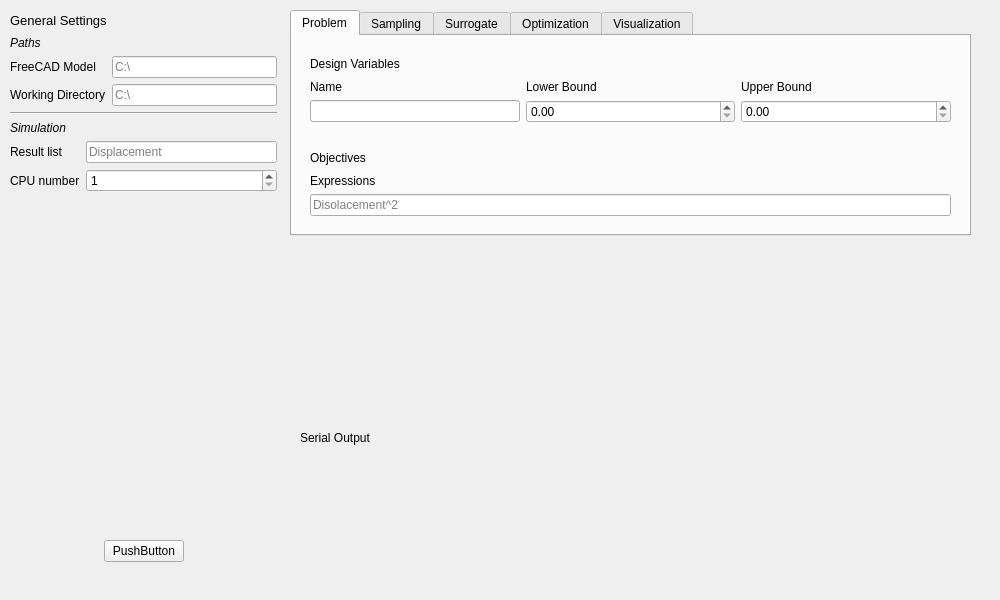
<?xml version="1.0" encoding="UTF-8"?>
<ui version="4.0">
 <class>TheEng_MainWindow</class>
 <widget class="QMainWindow" name="TheEng_MainWindow">
  <property name="geometry">
   <rect>
    <x>0</x>
    <y>0</y>
    <width>1000</width>
    <height>600</height>
   </rect>
  </property>
  <property name="windowTitle">
   <string>MainWindow</string>
  </property>
  <widget class="QWidget" name="centralwidget">
   <widget class="QWidget" name="sidebarWidget" native="true">
    <property name="geometry">
     <rect>
      <x>10</x>
      <y>10</y>
      <width>267</width>
      <height>552</height>
     </rect>
    </property>
    <layout class="QHBoxLayout" name="horizontalLayout_2">
     <item>
      <layout class="QVBoxLayout" name="verticalLayout">
       <item>
        <layout class="QHBoxLayout" name="horizontalLayout">
         <item>
          <widget class="QLabel" name="label">
           <property name="font">
            <font>
             <pointsize>10</pointsize>
             <weight>50</weight>
             <bold>false</bold>
            </font>
           </property>
           <property name="text">
            <string>General Settings</string>
           </property>
          </widget>
         </item>
         <item>
          <spacer name="horizontalSpacer_2">
           <property name="orientation">
            <enum>Qt::Horizontal</enum>
           </property>
           <property name="sizeHint" stdset="0">
            <size>
             <width>40</width>
             <height>20</height>
            </size>
           </property>
          </spacer>
         </item>
        </layout>
       </item>
       <item>
        <widget class="QLabel" name="pathLabel">
         <property name="font">
          <font>
           <weight>50</weight>
           <italic>true</italic>
           <bold>false</bold>
          </font>
         </property>
         <property name="text">
          <string>Paths</string>
         </property>
        </widget>
       </item>
       <item>
        <layout class="QFormLayout" name="formLayout">
         <item row="0" column="0">
          <widget class="QLabel" name="fcLabel">
           <property name="text">
            <string>FreeCAD Model</string>
           </property>
          </widget>
         </item>
         <item row="0" column="1">
          <widget class="QLineEdit" name="fcLineEdit">
           <property name="placeholderText">
            <string>C:\</string>
           </property>
          </widget>
         </item>
         <item row="1" column="0">
          <widget class="QLabel" name="wdLabel">
           <property name="text">
            <string>Working Directory</string>
           </property>
          </widget>
         </item>
         <item row="1" column="1">
          <widget class="QLineEdit" name="wdLineEdit">
           <property name="text">
            <string/>
           </property>
           <property name="placeholderText">
            <string>C:\</string>
           </property>
          </widget>
         </item>
        </layout>
       </item>
       <item>
        <widget class="Line" name="line">
         <property name="orientation">
          <enum>Qt::Horizontal</enum>
         </property>
        </widget>
       </item>
       <item>
        <widget class="QLabel" name="simulationLabel">
         <property name="font">
          <font>
           <weight>50</weight>
           <italic>true</italic>
           <bold>false</bold>
          </font>
         </property>
         <property name="text">
          <string>Simulation</string>
         </property>
        </widget>
       </item>
       <item>
        <layout class="QFormLayout" name="formLayout_2">
         <item row="0" column="0">
          <widget class="QLabel" name="resultLabel">
           <property name="text">
            <string>Result list</string>
           </property>
          </widget>
         </item>
         <item row="0" column="1">
          <widget class="QLineEdit" name="resultLineEdit">
           <property name="placeholderText">
            <string>Displacement</string>
           </property>
          </widget>
         </item>
         <item row="1" column="0">
          <widget class="QLabel" name="cpuLabel">
           <property name="text">
            <string>CPU number</string>
           </property>
          </widget>
         </item>
         <item row="1" column="1">
          <widget class="QSpinBox" name="cpuSpinBox">
           <property name="minimum">
            <number>1</number>
           </property>
          </widget>
         </item>
        </layout>
       </item>
       <item>
        <spacer name="verticalSpacer">
         <property name="orientation">
          <enum>Qt::Vertical</enum>
         </property>
         <property name="sizeHint" stdset="0">
          <size>
           <width>20</width>
           <height>298</height>
          </size>
         </property>
        </spacer>
       </item>
       <item>
        <layout class="QHBoxLayout" name="runLayuot">
         <item>
          <spacer name="horizontalSpacer">
           <property name="orientation">
            <enum>Qt::Horizontal</enum>
           </property>
           <property name="sizeHint" stdset="0">
            <size>
             <width>40</width>
             <height>20</height>
            </size>
           </property>
          </spacer>
         </item>
         <item>
          <widget class="QPushButton" name="runButton">
           <property name="text">
            <string>PushButton</string>
           </property>
          </widget>
         </item>
         <item>
          <spacer name="horizontalSpacer_3">
           <property name="orientation">
            <enum>Qt::Horizontal</enum>
           </property>
           <property name="sizeHint" stdset="0">
            <size>
             <width>40</width>
             <height>20</height>
            </size>
           </property>
          </spacer>
         </item>
        </layout>
       </item>
      </layout>
     </item>
    </layout>
   </widget>
   <widget class="QTabWidget" name="tabWidget">
    <property name="geometry">
     <rect>
      <x>290</x>
      <y>10</y>
      <width>681</width>
      <height>226</height>
     </rect>
    </property>
    <property name="tabPosition">
     <enum>QTabWidget::North</enum>
    </property>
    <property name="currentIndex">
     <number>0</number>
    </property>
    <widget class="QWidget" name="problem_tab">
     <attribute name="title">
      <string>Problem</string>
     </attribute>
     <layout class="QVBoxLayout" name="verticalLayout_5">
      <item>
       <widget class="QWidget" name="design_variablesWidget" native="true">
        <layout class="QVBoxLayout" name="verticalLayout_3">
         <item>
          <widget class="QLabel" name="label_4">
           <property name="text">
            <string>Design Variables</string>
           </property>
          </widget>
         </item>
         <item>
          <layout class="QGridLayout" name="gridLayout" rowstretch="0,0" columnstretch="1,1,1" rowminimumheight="0,0">
           <item row="0" column="0">
            <widget class="QLabel" name="label_3">
             <property name="text">
              <string>Name</string>
             </property>
            </widget>
           </item>
           <item row="0" column="1">
            <widget class="QLabel" name="label_5">
             <property name="text">
              <string>Lower Bound</string>
             </property>
            </widget>
           </item>
           <item row="0" column="2">
            <widget class="QLabel" name="label_6">
             <property name="text">
              <string>Upper Bound</string>
             </property>
            </widget>
           </item>
           <item row="1" column="0">
            <widget class="QLineEdit" name="lineEdit"/>
           </item>
           <item row="1" column="1">
            <widget class="QDoubleSpinBox" name="doubleSpinBox">
             <property name="specialValueText">
              <string/>
             </property>
            </widget>
           </item>
           <item row="1" column="2">
            <widget class="QDoubleSpinBox" name="doubleSpinBox_2"/>
           </item>
          </layout>
         </item>
        </layout>
       </widget>
      </item>
      <item>
       <widget class="QWidget" name="objectivesWidget" native="true">
        <layout class="QGridLayout" name="gridLayout_2">
         <item row="0" column="0">
          <widget class="QLabel" name="label_7">
           <property name="text">
            <string>Objectives</string>
           </property>
          </widget>
         </item>
         <item row="1" column="0">
          <layout class="QVBoxLayout" name="verticalLayout_4">
           <item>
            <widget class="QLabel" name="label_8">
             <property name="text">
              <string>Expressions</string>
             </property>
            </widget>
           </item>
           <item>
            <widget class="QLineEdit" name="lineEdit_2">
             <property name="text">
              <string/>
             </property>
             <property name="placeholderText">
              <string>Disolacement^2</string>
             </property>
            </widget>
           </item>
          </layout>
         </item>
        </layout>
       </widget>
      </item>
     </layout>
    </widget>
    <widget class="QWidget" name="sampling_tab">
     <attribute name="icon">
      <iconset resource="resources.qrc">
       <normaloff>:/icons/icons/sampling_sidebar.png</normaloff>:/icons/icons/sampling_sidebar.png</iconset>
     </attribute>
     <attribute name="title">
      <string>Sampling</string>
     </attribute>
     <layout class="QVBoxLayout" name="verticalLayout_7">
      <item>
       <layout class="QVBoxLayout" name="verticalLayout_6">
        <item>
         <widget class="QWidget" name="widget_2" native="true">
          <layout class="QGridLayout" name="gridLayout_3" columnstretch="1,1">
           <item row="0" column="1">
            <widget class="QSpinBox" name="spinBox">
             <property name="minimum">
              <number>2</number>
             </property>
             <property name="maximum">
              <number>100000</number>
             </property>
             <property name="value">
              <number>50</number>
             </property>
            </widget>
           </item>
           <item row="0" column="0">
            <widget class="QLabel" name="label_9">
             <property name="text">
              <string>Number of Samples</string>
             </property>
            </widget>
           </item>
           <item row="1" column="1">
            <widget class="QLineEdit" name="lineEdit_3">
             <property name="text">
              <string>Latin</string>
             </property>
             <property name="placeholderText">
              <string>Latin</string>
             </property>
            </widget>
           </item>
           <item row="1" column="0">
            <widget class="QLabel" name="label_10">
             <property name="text">
              <string>Sampling Method</string>
             </property>
            </widget>
           </item>
          </layout>
         </widget>
        </item>
        <item>
         <spacer name="verticalSpacer_2">
          <property name="orientation">
           <enum>Qt::Vertical</enum>
          </property>
          <property name="sizeHint" stdset="0">
           <size>
            <width>20</width>
            <height>118</height>
           </size>
          </property>
         </spacer>
        </item>
       </layout>
      </item>
     </layout>
    </widget>
    <widget class="QWidget" name="surrogate_tab">
     <attribute name="icon">
      <iconset resource="resources.qrc">
       <normaloff>:/icons/icons/surrogate_sidebar.png</normaloff>:/icons/icons/surrogate_sidebar.png</iconset>
     </attribute>
     <attribute name="title">
      <string>Surrogate</string>
     </attribute>
    </widget>
    <widget class="QWidget" name="optimization_tab">
     <attribute name="icon">
      <iconset resource="resources.qrc">
       <normaloff>:/icons/icons/optimization_sidebar.png</normaloff>:/icons/icons/optimization_sidebar.png</iconset>
     </attribute>
     <attribute name="title">
      <string>Optimization</string>
     </attribute>
    </widget>
    <widget class="QWidget" name="visualization_tab">
     <attribute name="icon">
      <iconset resource="resources.qrc">
       <normaloff>:/icons/icons/visualization_sidebar.png</normaloff>:/icons/icons/visualization_sidebar.png</iconset>
     </attribute>
     <attribute name="title">
      <string>Visualization</string>
     </attribute>
    </widget>
   </widget>
   <widget class="QWidget" name="widget" native="true">
    <property name="geometry">
     <rect>
      <x>290</x>
      <y>420</y>
      <width>651</width>
      <height>161</height>
     </rect>
    </property>
    <widget class="QLabel" name="label_2">
     <property name="geometry">
      <rect>
       <x>10</x>
       <y>10</y>
       <width>81</width>
       <height>16</height>
      </rect>
     </property>
     <property name="text">
      <string>Serial Output</string>
     </property>
    </widget>
   </widget>
  </widget>
 </widget>
 <resources>
  <include location="resources.qrc"/>
 </resources>
 <connections/>
</ui>
